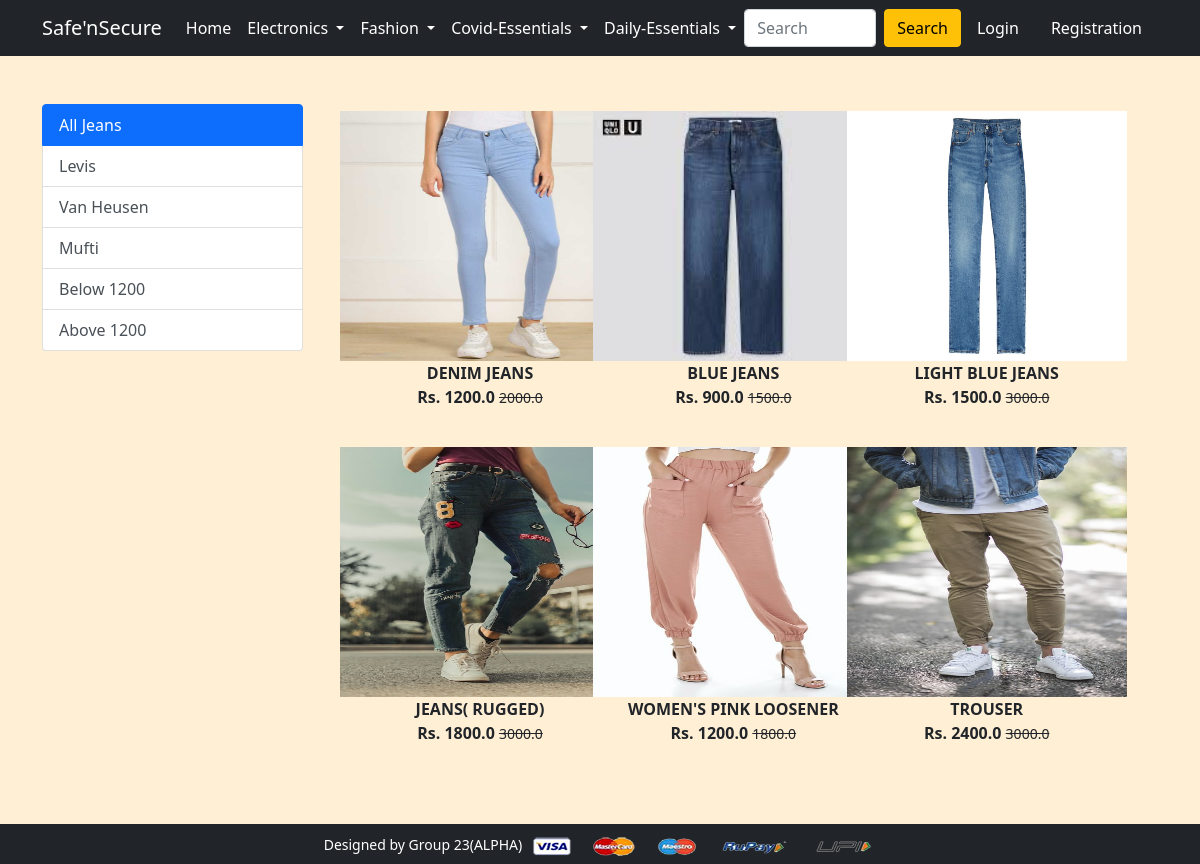
Page /Jeans/ on the committed database.
### app/models.py (models this page shows, shortened)
class Product(models.Model):
    title = models.CharField(max_length=100)
    selling_price = models.FloatField()
    discounted_price = models.FloatField()
    description = models.TextField()
    brand = models.CharField(max_length=100)
    category = models.CharField(choices=CATEGORY_CHOICES,max_length=2)
    product_image = models.ImageField(upload_to="productimg")
    pincode_of_shop = models.CharField(max_length=10)
    address=models.TextField(default ="")
    shop_name= models.CharField(max_length=100,default="")

### app/views.py (the view)
# urls.py: path('Jeans/', views.Jeans, name='Jeans'),
def Jeans(request,data=None):
    if data == None:
        Jeans = Product.objects.filter(category='J')
    elif data =='Levis' or data=='VanHeusen' or data=='Mufti' :
        Jeans = Product.objects.filter(category='J').filter(brand=data)
    elif data == 'below':
        Jeans = Product.objects.filter(category='J').filter(discounted_price__lt=1201)
    elif data == 'above':
        Jeans = Product.objects.filter(category='J').filter(discounted_price__gt=1200)
    return render(request, 'app/Jeans.html',{'Jeans':Jeans})

### app/templates/app/Jeans.html (shortened to what this page needs)
{% extends 'app/base.html' %}
{% load static %}
{% block main-content %}
<div class="container my-5">
 <div class="row">
  <div class="col-sm-3">
   <div class="list-group">
    <a href="{% url 'mobile' %}" class="list-group-item list-group-item-action active" aria-current="true">
    All Jeans</a>
    <a href="{% url 'Jeansdata' 'Levis' %}" class="list-group-item list-group-item-action" arial-current="true">Levis</a>
    <a href="{% url 'Jeansdata' 'VanHeusen' %}" class="list-group-item list-group-item-action" arial-current="true">Van Heusen</a>
    <a href="{% url 'Jeansdata' 'Mufti' %}" class="list-group-item list-group-item-action" >Mufti</a>
    <a href="{% url 'Jeansdata' 'below' %}" class="list-group-item list-group-item-action" arial-current="true">Below 1200</a>
    <a href="{% url 'Jeansdata' 'above' %}" class="list-group-item list-group-item-action" arial-current="true">Above 1200</a>
    </div>
  </div>
  <div class="col-sm-8 ">
   <div class="row">
    {% for product in Jeans %}
     <div class="col-sm-4 text-center mb-4">
       <a href="{% url 'product-detail' product.id %}" class="btn">
        <div class = "item">
          <img src="{{product.product_image.url}}" alt="" height="250" width = "280" class="">
          <div class="fw-bold">{{product.title}}</div>
          <div class="fw-bold">Rs. {{product.discounted_price}}
          <small class="fw-light text-decoration-line-through">{{product.selling_price}}</small></div>
        </div>
      </a>
     </div>
    {% endfor %}
   </div>
  </div>
 </div>
</div>
{% endblock main-content %}

### app/templates/app/base.html (shortened to what this page needs)
<!doctype html>
{% load static %}
<html lang="en">
  <head>
    <link href="https://cdn.jsdelivr.net/npm/bootstrap@5.0.0-beta1/dist/css/bootstrap.min.css" rel="stylesheet">
    <link rel="stylesheet" href="{% static 'app/css/owl.carousel.min.css' %}">
    <link rel="stylesheet" href="{% static 'app/css/all.min.css' %}">
    <link rel="stylesheet" href="{% static 'app/css/style.css' %}">
  </head>
  <body>
    <nav class="navbar navbar-dark bg-dark navbar-expand-lg">
    <div class="container">
       <a class="navbar-brand" href="/">Safe'nSecure</a>
       <div class="collapse navbar-collapse" id="navbarSupportedContent">
         <ul class="navbar-nav me-auto mb-2 mb-lg-0">
           <li class="nav-item">
             <a class="nav-link active" aria-current="page" href="/">Home</a>
           </li>
           <li class="nav-item dropdown">
             <a class="nav-link dropdown-toggle text-white" id="electronicsDropdown" role="button" data-bs-toggle="dropdown" aria-expanded="false">
               Electronics
             </a>
           </li>
           <li class="nav-item dropdown">
             <a class="nav-link dropdown-toggle text-white" id="fashionDropdown" role="button" data-bs-toggle="dropdown" aria-expanded="false">
               Fashion
             </a>
           </li>
             <li class="nav-item dropdown">
             <a class="nav-link dropdown-toggle text-white" id="fashionDropdown" role="button" data-bs-toggle="dropdown" aria-expanded="false">
               Covid-Essentials
             </a>
           </li>
             <li class="nav-item dropdown">
             <a class="nav-link dropdown-toggle text-white" id="fashionDropdown" role="button" data-bs-toggle="dropdown" aria-expanded="false">
               Daily-Essentials
             </a>
           </li>
         </ul>
         <form class="d-flex" action="{% url 'searchbar' %}" method="get">
           <input class="form-control me-2" type="text" placeholder="Search" aria-label="Search" name="search">
           <button class="btn btn-warning" type="submit">Search</button>
         </form>
         <div>
          <ul class="navbar-nav me-auto mb-2 mb-lg-0">
              {% if request.user.is_authenticated %}
           <li class="nav-item dropdown mx-2">
              <a class="nav-link dropdown-toggle text-white" id="profileDropdown" role="button" data-bs-toggle="dropdown" aria-expanded="false">
                  {{request.user.username|capfirst}}
              </a>
              <ul class="dropdown-menu" aria-labelledby="profileDropdown">
                <li><a class="dropdown-item" href="{% url 'profile' %}">Profile</a></li>
                <li><a class="dropdown-item" href="{% url 'orders' %}">Orders</a></li>
                  <li><a class="dropdown-item" href="{% url 'pick' %}">PickUp Orders</a></li>
                <li><a class="dropdown-item" href="{% url 'passwordchange' %}">Change Password</a></li>
                <li><a class="dropdown-item" href="{% url 'logout' %}">Logout</a></li>
              </ul>
            </li>
            <li class="nav-item mx-2">
             <a href="{% url 'showcart' %}" class="nav-link text-white"> Cart </a>
            </li>
              {% else %}
            <li class="nav-item mx-2">
             <a href="{% url 'login' %}" class="nav-link text-white">Login</a>
            </li>
            <li class="nav-item mx-2">
             <a href="{% url 'customerregistration' %}" class="nav-link text-white">Registration</a>
            </li>
              {% endif %}
          </ul>
         </div>
       </div>
     </div>
    </nav>
    {% block main-content %} {% endblock main-content %}
    <footer class="container-fluid bg-dark text-center p-2 mt-5">
        <small class="text-white">Designed by Group 23(ALPHA)</small>
        <img src="{% static 'app/images/payment.png' %}" alt="" srcset="" class="img-fluid" height="2px">
    </footer>
  </body>
</html>

### app/templates/app/base.html (style rules this page uses)
body { background-color:#ffefd5; }

### rows in the picture
Product: product_image (picture), title "DENIM JEANS", discounted_price "1200.0", selling_price "2000.0"
Product: product_image (picture), title "BLUE JEANS", discounted_price "900.0", selling_price "1500.0"
Product: product_image (picture), title "LIGHT BLUE JEANS", discounted_price "1500.0", selling_price "3000.0"
Product: product_image (picture), title "JEANS( RUGGED)", discounted_price "1800.0", selling_price "3000.0"
Product: product_image (picture), title "WOMEN'S PINK LOOSENER", discounted_price "1200.0", selling_price "1800.0"
Product: product_image (picture), title "TROUSER", discounted_price "2400.0", selling_price "3000.0"
